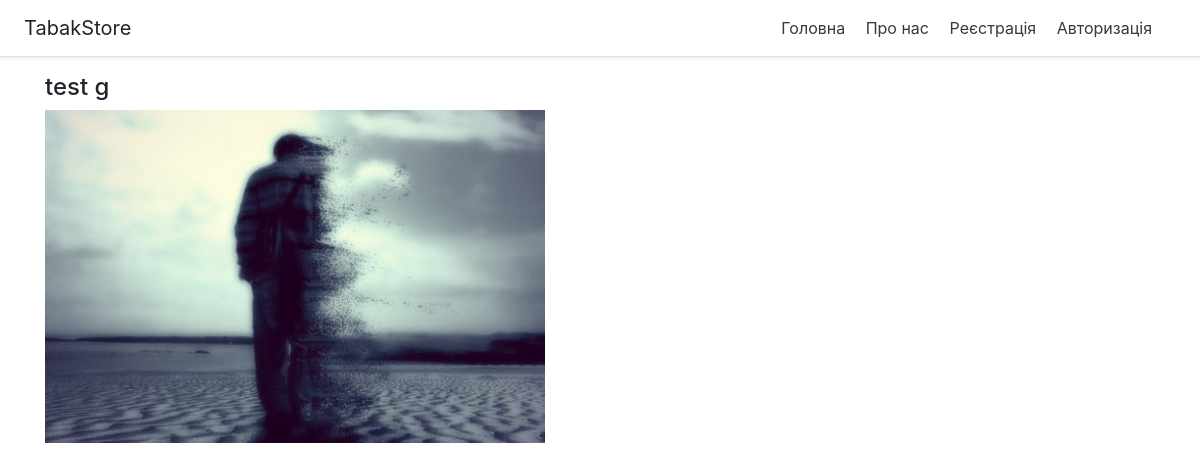
Screenshot of /about/post/7/ with the database file from the repository.
### news/models.py (models this page shows, shortened)
class News(models.Model):
    objects = None
    title = models.CharField(max_length=150, verbose_name='Назва новини')
    content = models.TextField(blank=True, verbose_name='Контент')
    created_at = models.DateTimeField(auto_now_add=True, verbose_name='Дата публікації')
    updated_at = models.DateTimeField(auto_now=True, verbose_name='Дата оновлення')
    photo = models.ImageField(upload_to='photos/%Y/%m/%d/%H/%M/%S', verbose_name='Фото', blank=True)
    is_published = models.BooleanField(default=True, verbose_name='Опубліковано ?')
    cost = models.FloatField(null=True, verbose_name='Ціна', blank=True)
    we_have = models.BooleanField(default=False, verbose_name='Є в наявності?', blank=True)
    rating = models.FloatField(null=True, verbose_name='Рейтинг', blank=True)
    categores = models.ManyToManyField(Category, blank=True)
    class Meta:
        verbose_name = 'Новина'
        verbose_name_plural = 'Новини'
        ordering = ['-created_at', 'title']

### news/views.py (the view)
# urls.py: path('post/<int:post_id>/', show_post, name='post'),
def show_post(request, post_id):
    news = News.objects.filter(id=post_id)
    return render(request, 'new/detail_view.html', {'news': news})

### news/templates/new/detail_view.html (shortened to what this page needs)
{% extends 'new/base.html' %}
{% block content %}
    <div>
        {% for item in news %}
        <h4>{{ item.title }} </h4>
        <div class="media">
            {% if item.photo %}
         <img src="{{ item.photo.url }}" alt="" width="500">
            {% endif %}
        </div>
        {% endfor %}
    </div>
{% endblock %}

### rows the page displays
News: title "test g", photo (picture)
